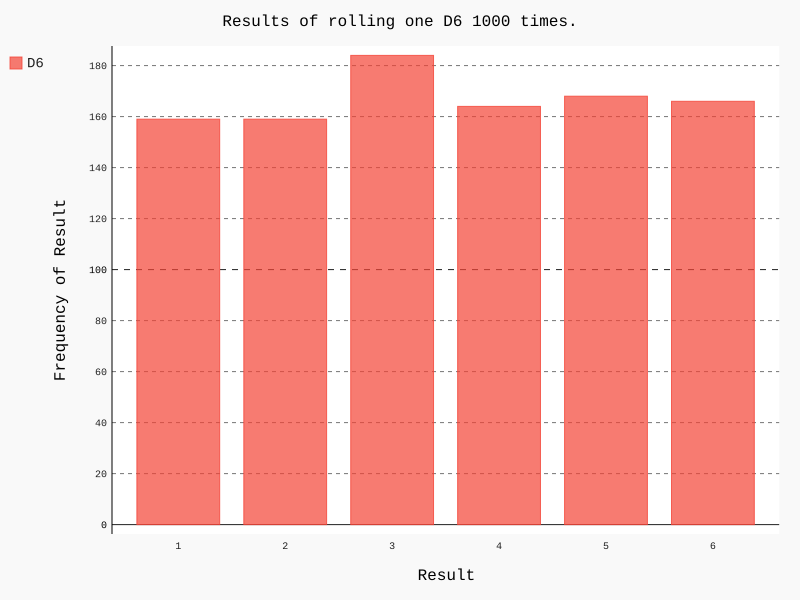

Python code for this plot:
import pygal

from die import Die

# 创建一个D6
die = Die()

# 掷几次骰子，并将结果存储在一个列表中
results = []
for roll_num in range(1000):
    result = die.roll()
    results.append(result)

# 分析结果
frequencies = []
for value in range(1, die.num_sides + 1):
    frequency = results.count(value)
    frequencies.append(frequency)

# 对结果进行可视化
hist = pygal.Bar()

hist.title = "Results of rolling one D6 1000 times."
hist.x_labels = ['1', '2', '3', '4', '5', '6']
hist.x_title = "Result"
hist.y_title = "Frequency of Result"

hist.add('D6', frequencies)
hist.render_to_file('./DataVisualization/掷骰子/die_visual.svg')
